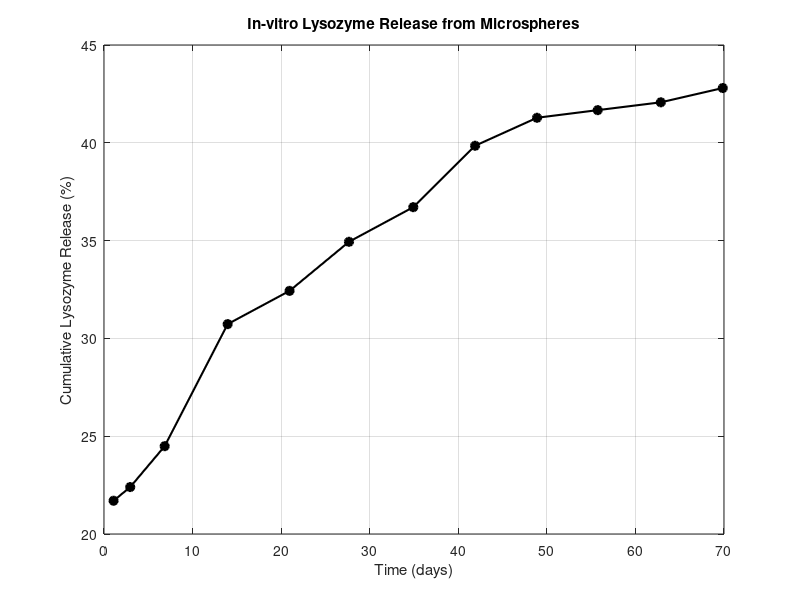
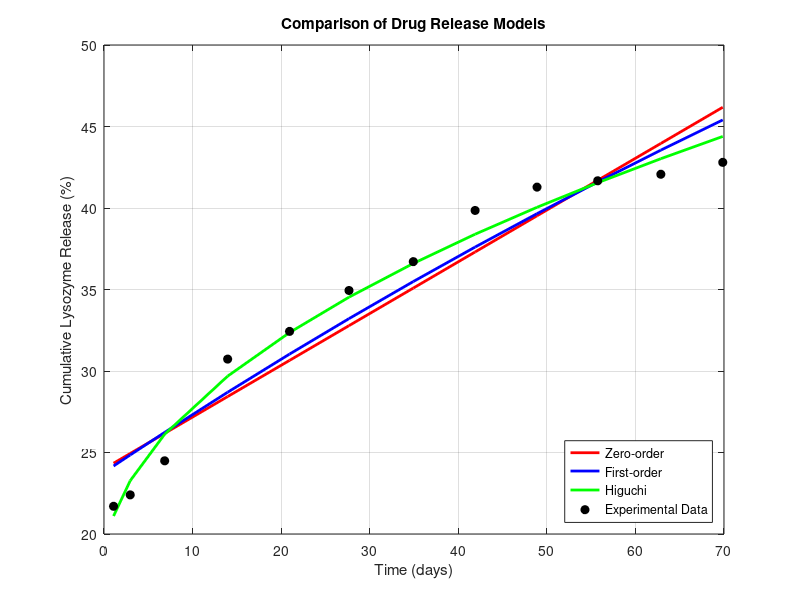
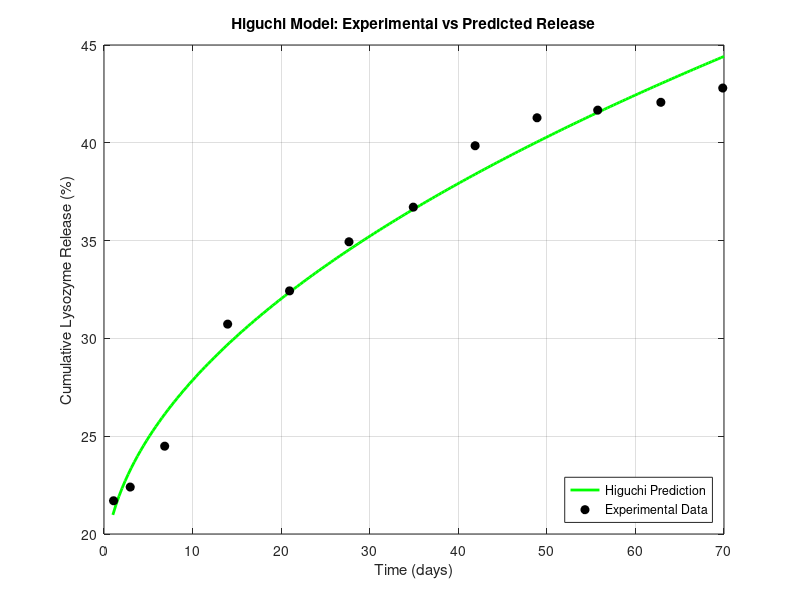

MATLAB code to generate these figures, in order: (Note: this script raises an error after producing the figures.)
clc;
clear;
close all;

%% =========================================================
% PREDICTIVE MODELLING OF PROTEIN RELEASE FROM MICROSPHERES
% MATLAB Analysis
% ==========================================================

%% 1. EXPERIMENTAL DATA
% Digitized from the published lysozyme release profile

time = [1.08 2.96 6.85 13.96 20.95 27.66 ...
        34.92 41.90 48.89 55.74 62.87 69.86];

release = [21.70 22.40 24.49 30.73 32.43 34.94 ...
           36.71 39.85 41.28 41.67 42.07 42.80];

%% =========================================================
% 2. EXPERIMENTAL RELEASE PROFILE
% ==========================================================

figure('Name','Experimental Release Profile');

plot(time, release, 'ko-', ...
    'MarkerFaceColor','k', ...
    'LineWidth',1.5, ...
    'MarkerSize',6);

xlabel('Time (days)');
ylabel('Cumulative Lysozyme Release (%)');
title('In-vitro Lysozyme Release from Microspheres');

grid on;
box on;

%% =========================================================
% 3. ZERO-ORDER MODEL
% Q = k0*t + Q0
% ==========================================================

p_zero = polyfit(time, release, 1);

k0 = p_zero(1);
Q0_zero = p_zero(2);

release_zero = polyval(p_zero, time);

SSres_zero = sum((release - release_zero).^2);
SStot = sum((release - mean(release)).^2);

R2_zero = 1 - SSres_zero/SStot;
RMSE_zero = sqrt(mean((release - release_zero).^2));

%% =========================================================
% 4. FIRST-ORDER MODEL
% Q = 100 - (100-Q0)*exp(-k1*t)
% ==========================================================

remaining = 100 - release;

p_first = polyfit(time, log(remaining), 1);

k1 = -p_first(1);
Q0_first = 100 - exp(p_first(2));

release_first = ...
    100 - (100-Q0_first).*exp(-k1*time);

SSres_first = sum((release - release_first).^2);

R2_first = 1 - SSres_first/SStot;
RMSE_first = sqrt(mean((release - release_first).^2));

%% =========================================================
% 5. HIGUCHI MODEL
% Q = kH*sqrt(t) + intercept
% ==========================================================

sqrt_time = sqrt(time);

p_H = polyfit(sqrt_time, release, 1);

kH = p_H(1);
Q0_H = p_H(2);

release_H = polyval(p_H, sqrt_time);

SSres_H = sum((release - release_H).^2);

R2_H = 1 - SSres_H/SStot;
RMSE_H = sqrt(mean((release - release_H).^2));

%% =========================================================
% 6. KORSMEYER-PEPPAS MODEL
% Mt/Minf = k*t^n
% ==========================================================

M_inf = 100;

idx = release <= 0.60*M_inf;

t_KP = time(idx);
M_KP = release(idx);

X = log10(t_KP);
Y = log10(M_KP/M_inf);

p_KP = polyfit(X,Y,1);

n = p_KP(1);
k_KP = 10^p_KP(2);

Y_fit = polyval(p_KP,X);

SSres_KP = sum((Y-Y_fit).^2);
SStot_KP = sum((Y-mean(Y)).^2);

R2_KP = 1 - SSres_KP/SStot_KP;

%% =========================================================
% 7. MODEL COMPARISON GRAPH
% ==========================================================

figure('Name','Model Comparison');

plot(time, release_zero, 'r-', ...
    'LineWidth',2);
hold on;

plot(time, release_first, 'b-', ...
    'LineWidth',2);

plot(time, release_H, 'g-', ...
    'LineWidth',2);

plot(time, release, 'ko', ...
    'MarkerFaceColor','k', ...
    'MarkerSize',6);

xlabel('Time (days)');
ylabel('Cumulative Lysozyme Release (%)');

title('Comparison of Drug Release Models');

legend('Zero-order', ...
       'First-order', ...
       'Higuchi', ...
       'Experimental Data', ...
       'Location','southeast');

grid on;
box on;

%% =========================================================
% 8. SMOOTH HIGUCHI PREDICTION
% ==========================================================

time_pred = linspace(1,70,200);

release_pred_H = polyval(p_H,sqrt(time_pred));

figure('Name','Higuchi Prediction');

plot(time_pred,release_pred_H,'g-', ...
    'LineWidth',2);

hold on;

plot(time,release,'ko', ...
    'MarkerFaceColor','k', ...
    'MarkerSize',6);

xlabel('Time (days)');
ylabel('Cumulative Lysozyme Release (%)');

title('Higuchi Model: Experimental vs Predicted Release');

legend('Higuchi Prediction', ...
       'Experimental Data', ...
       'Location','southeast');

grid on;
box on;

%% =========================================================
% 9. FUTURE RELEASE PREDICTIONS
% ==========================================================

future_time = [10 20 30 40 50 60 70];

future_release = polyval(p_H,sqrt(future_time));

Prediction_Table = table( ...
    future_time', ...
    future_release', ...
    'VariableNames', ...
    {'Time_days','Predicted_Release_percent'});

%% =========================================================
% 10. MODEL PERFORMANCE TABLE
% ==========================================================

Model = ["Zero-order";
         "First-order";
         "Higuchi"];

R_squared = [R2_zero;
             R2_first;
             R2_H];

RMSE = [RMSE_zero;
        RMSE_first;
        RMSE_H];

Results = table(Model,R_squared,RMSE);

%% =========================================================
% 11. MODEL PERFORMANCE VISUALIZATION
% ==========================================================

figure('Name','Model Performance');

bar(R_squared);

xticklabels(Model);

ylabel('R^2');
xlabel('Release Model');

title('Goodness-of-Fit Comparison');

ylim([0 1]);

grid on;
box on;

%% =========================================================
% 12. RMSE COMPARISON
% ==========================================================

figure('Name','RMSE Comparison');

bar(RMSE);

xticklabels(Model);

ylabel('RMSE (%)');
xlabel('Release Model');

title('Prediction Error Comparison');

grid on;
box on;

%% =========================================================
% 13. DISPLAY RESULTS
% ==========================================================

disp(' ');
disp('==============================================');
disp(' PROTEIN RELEASE MODEL ANALYSIS');
disp('==============================================');

disp(' ');
disp('MODEL COMPARISON:');
disp(Results);

disp(' ');
disp('HIGUCHI FUTURE PREDICTIONS:');
disp(Prediction_Table);

disp(' ');
disp('MODEL PARAMETERS:');

fprintf('\nZero-order rate constant = %.4f %%/day\n',k0);
fprintf('Zero-order R^2 = %.4f\n',R2_zero);
fprintf('Zero-order RMSE = %.4f %%\n',RMSE_zero);

fprintf('\nFirst-order rate constant = %.4f /day\n',k1);
fprintf('First-order R^2 = %.4f\n',R2_first);
fprintf('First-order RMSE = %.4f %%\n',RMSE_first);

fprintf('\nHiguchi release constant = %.4f %%/sqrt(day)\n',kH);
fprintf('Higuchi R^2 = %.4f\n',R2_H);
fprintf('Higuchi RMSE = %.4f %%\n',RMSE_H);

fprintf('\nKorsmeyer-Peppas exponent n = %.4f\n',n);
fprintf('Korsmeyer-Peppas constant k = %.4f\n',k_KP);
fprintf('Korsmeyer-Peppas R^2 = %.4f\n',R2_KP);

%% =========================================================
% 14. SAVE RESULTS
% ==========================================================

writetable(Results,...
    'Drug_Release_Model_Comparison.xlsx');

writetable(Prediction_Table,...
    'Higuchi_Future_Predictions.xlsx');

disp(' ');
disp('==============================================');
disp(' Analysis completed successfully.');
disp(' Result files have been created.');
disp('==============================================');
